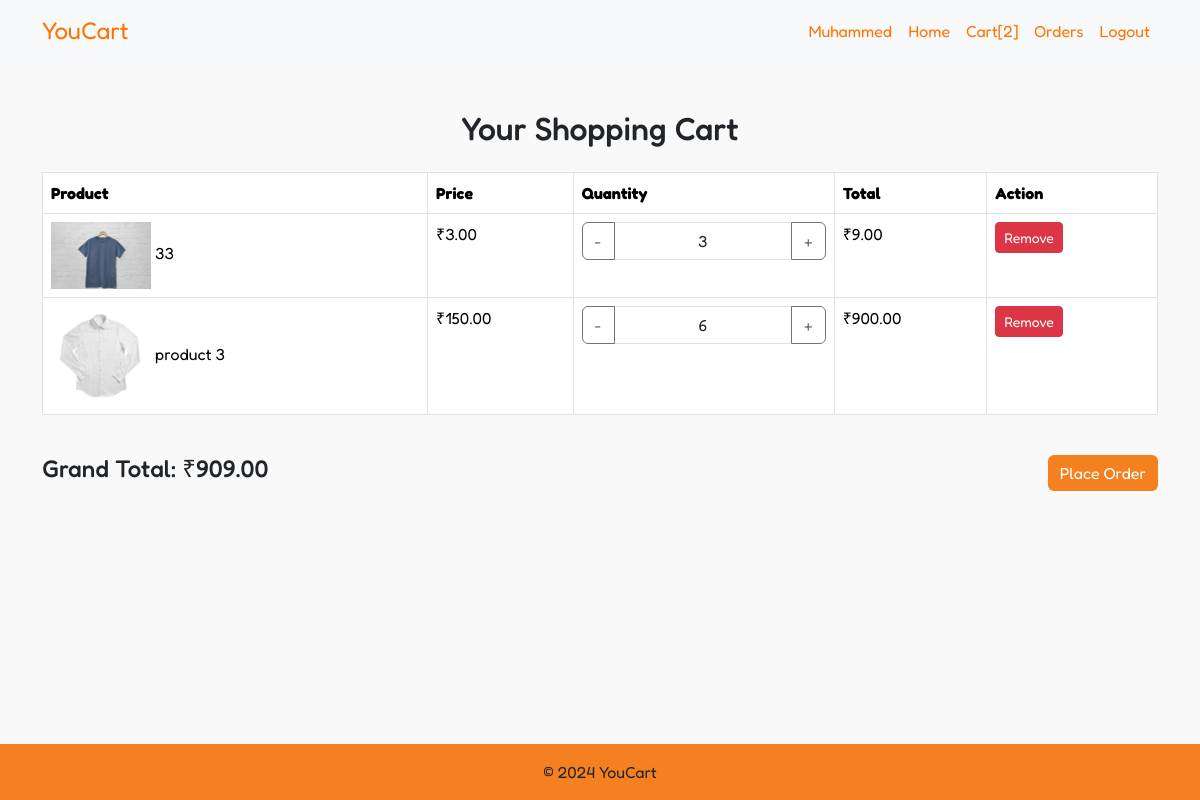
/cart/ (signed in), run on an earlier commit of the app's database.
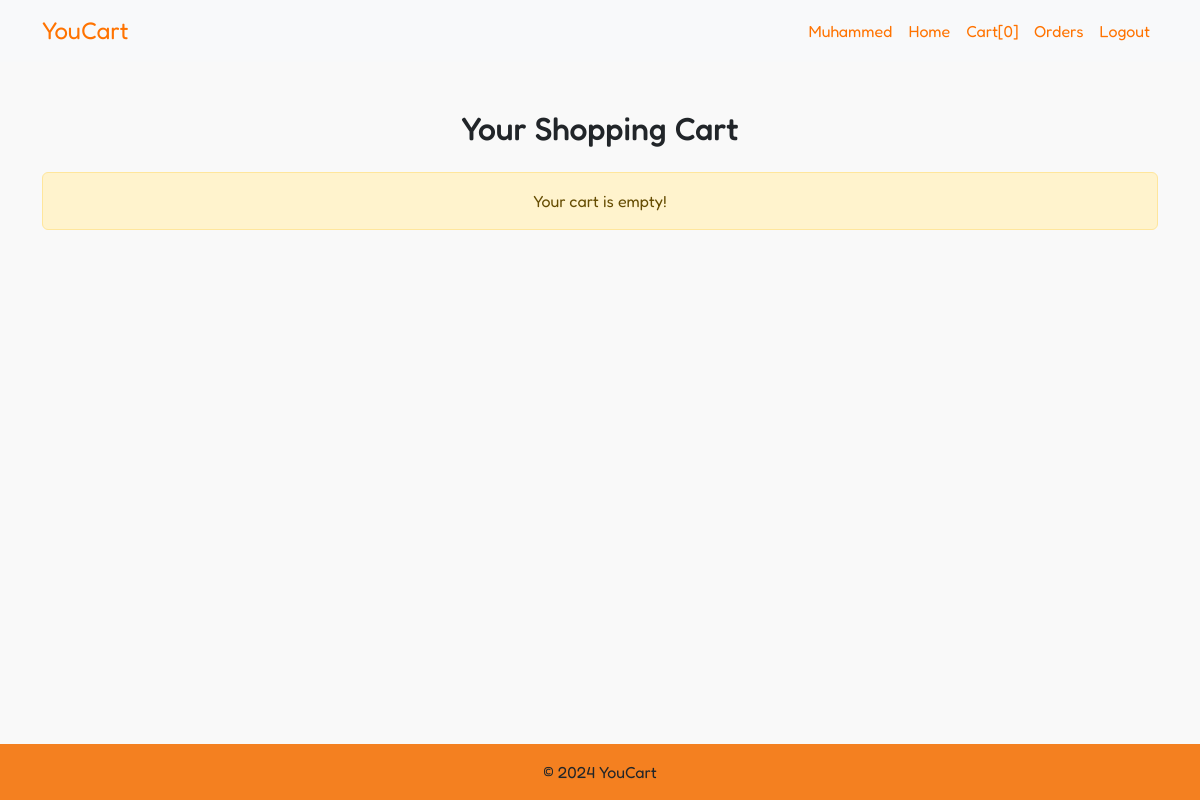
And on a later commit of the database.
### cart/models.py (models this page shows, shortened)
class CartItem(models.Model):
    cart = models.ForeignKey(Cart, on_delete=models.CASCADE, related_name="cart_item")
    product = models.ForeignKey(Product, on_delete=models.CASCADE)
    quantity = models.PositiveBigIntegerField(default=1)
    @property
    def total_price(self):
        return self.product.price * self.quantity

### product/models.py (models this page shows, shortened)
class Product(models.Model):
    name = models.CharField(max_length=100, unique=True)
    image = models.ImageField(upload_to='images')
    stock = models.PositiveIntegerField()
    is_active = models.BooleanField(default=True)
    price = models.DecimalField(max_digits=10, decimal_places=2)

### cart/views.py (the view)
# urls.py: path('cart/', cart_view, name='cart'),
@login_required
def cart_view(request):
    cart, created = Cart.objects.get_or_create(user=request.user)
    cart_items = CartItem.objects.filter(cart=cart)
    context = {
        'cart_items':cart_items,
        'total_amount': cart.total_price
    }
    return render(request, 'cart.html', context)

### auth_app/models.py (called while the page is built)
    def __str__(self):
        return self.username

### cart/context_processors.py (called while the page is built)
def cart_count(request):
    context = {}
    if request.user.is_authenticated:
        count = CartItem.objects.filter(cart__user=request.user).count()
        context['cart_count'] = count
    return context

### cart/models.py (called while the page is built)
    @property
    def total_price(self):
        cart_items = self.cart_item.all()
        total = sum([item.total_price for item in cart_items])
        return total

### cart/templates/cart.html (shortened to what this page needs)
{% extends 'base.html' %}
{% load static %}
{% block extra_head %}
  <link rel="stylesheet" href="{% static 'css/home.css' %}" />
{% endblock %}
{% block content %}
  {% include 'navbar.html' %}
  <div class="container my-5 pb-5">
    <h2 class="text-center mb-4">Your Shopping Cart</h2>
    {% if cart_items %}
      <div class="table-responsive">
        <table class="table table-bordered">
          <thead class="thead-light">
            <tr>
              <th scope="col">Product</th>
              <th scope="col">Price</th>
              <th scope="col">Quantity</th>
              <th scope="col">Total</th>
              <th scope="col">Action</th>
            </tr>
          </thead>
          <tbody>
            {% for item in cart_items %}
              <tr>
                <td>
                  <img src="{{ item.product.image.url }}" alt="{{ item.product.name }}" class="img-fluid" style="max-width: 100px;" />
                  {{ item.product.name }}
                </td>
                <td>₹{{ item.product.price }}</td>
                <td>
                  <div class="input-group">
                    <a href="{% url 'decrease_quantity' item.id %}" class="btn btn-outline-secondary">-</a>
                    <input type="text" class="form-control text-center" value="{{ item.quantity }}" size="1" readonly />
                    <a href="{% url 'increase_quantity' item.id %}" class="btn btn-outline-secondary">+</a>
                  </div>
                </td>
                <td>₹{{ item.total_price }}</td>
                <td>
                  <a href="{% url 'remove_cart' item.id %}" class="btn btn-danger btn-sm">Remove</a>
                </td>
              </tr>
            {% endfor %}
          </tbody>
        </table>
      </div>
      <div class="d-flex justify-content-between mt-4">
        <h4>Grand Total: ₹{{ total_amount }}</h4>
        <div>
          <a href="/place_order/" class="btn btn-primary align-content-center">Place Order</a>
        </div>
      </div>
    {% else %}
      <div class="alert alert-warning text-center">Your cart is empty!</div>
    {% endif %}
  </div>
  <div class="fixed-bottom">
    {% include 'footer.html' %}
  </div>
{% endblock %}

### templates/navbar.html (shortened to what this page needs)
<nav class="navbar navbar-expand-lg navbar-light bg-light">
    <div class="container">
        <a class="navbar-brand" href="/">YouCart</a>
        <div class="collapse navbar-collapse" id="navbarNav">
            <ul class="navbar-nav ms-auto">
                {% if request.user.is_authenticated %}
                <li class="nav-item">
                    <span class="nav-link" >{{request.user|capfirst}}</span>
                </li>
                <li class="nav-item">
                    <a class="nav-link" href="/">Home</a>
                </li>
                <li class="nav-item">
                    <a class="nav-link" href="/cart/"> Cart[{{cart_count}}]</a>
                </li>
                <li class="nav-item">
                    <a class="nav-link" href="/order_history/">Orders</a>
                </li>
                <li class="nav-item">
                    <a class="nav-link" href="/logout/">Logout</a>
                </li>
                {% endif %}
            </ul>
        </div>
    </div>
</nav>

What changed in the data, as far as the page shows it:
removed CartItem: product.image (picture), product.name "33", product.price "3.00", quantity "3", total_price "9.00"
removed CartItem: product.image (picture), product.name "product 3", product.price "150.00", quantity "6", total_price "900.00"
Also different on the page:
{{ cart_count }}: "2" → "0"
{{ total_amount }}: "909.00" → (not shown)
text no longer shown: "Product Price Quantity Total Action Grand Total: ₹ Place Order"
text now shown: "Your cart is empty!"
